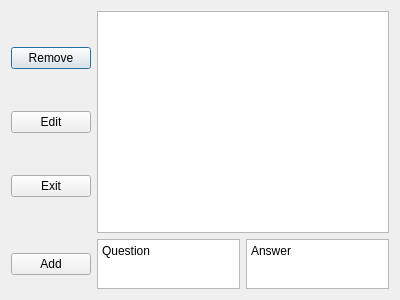
<?xml version="1.0" encoding="UTF-8"?>
<ui version="4.0">
 <class>Dialog</class>
 <widget class="QDialog" name="Dialog">
  <property name="geometry">
   <rect>
    <x>0</x>
    <y>0</y>
    <width>400</width>
    <height>300</height>
   </rect>
  </property>
  <property name="windowTitle">
   <string>Dialog</string>
  </property>
  <layout class="QVBoxLayout" name="verticalLayout_2">
   <item>
    <layout class="QHBoxLayout" name="horizontalLayout">
     <item>
      <layout class="QVBoxLayout" name="verticalLayout_3">
       <item>
        <widget class="QPushButton" name="removeBtn">
         <property name="text">
          <string>Remove</string>
         </property>
        </widget>
       </item>
       <item>
        <widget class="QPushButton" name="editBtn">
         <property name="text">
          <string>Edit</string>
         </property>
        </widget>
       </item>
       <item>
        <widget class="QPushButton" name="exitBtn">
         <property name="text">
          <string>Exit</string>
         </property>
        </widget>
       </item>
      </layout>
     </item>
     <item>
      <widget class="QListWidget" name="cardList"/>
     </item>
    </layout>
   </item>
   <item>
    <layout class="QVBoxLayout" name="verticalLayout">
     <item>
      <layout class="QHBoxLayout" name="horizontalLayout_2">
       <item>
        <widget class="QPushButton" name="addBtn">
         <property name="text">
          <string>Add</string>
         </property>
        </widget>
       </item>
       <item>
        <widget class="QPlainTextEdit" name="questionEdit">
         <property name="maximumSize">
          <size>
           <width>16777215</width>
           <height>50</height>
          </size>
         </property>
         <property name="plainText">
          <string>Question</string>
         </property>
        </widget>
       </item>
       <item>
        <widget class="QPlainTextEdit" name="answerEdit">
         <property name="maximumSize">
          <size>
           <width>16777215</width>
           <height>50</height>
          </size>
         </property>
         <property name="plainText">
          <string>Answer</string>
         </property>
        </widget>
       </item>
      </layout>
     </item>
    </layout>
   </item>
  </layout>
 </widget>
 <resources/>
 <connections/>
</ui>
